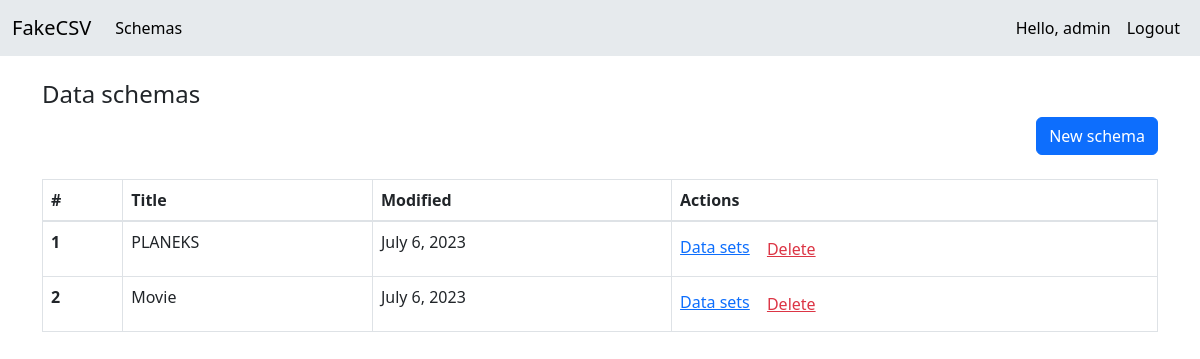
/data-schemas (signed in), run on an earlier commit of the app's database.
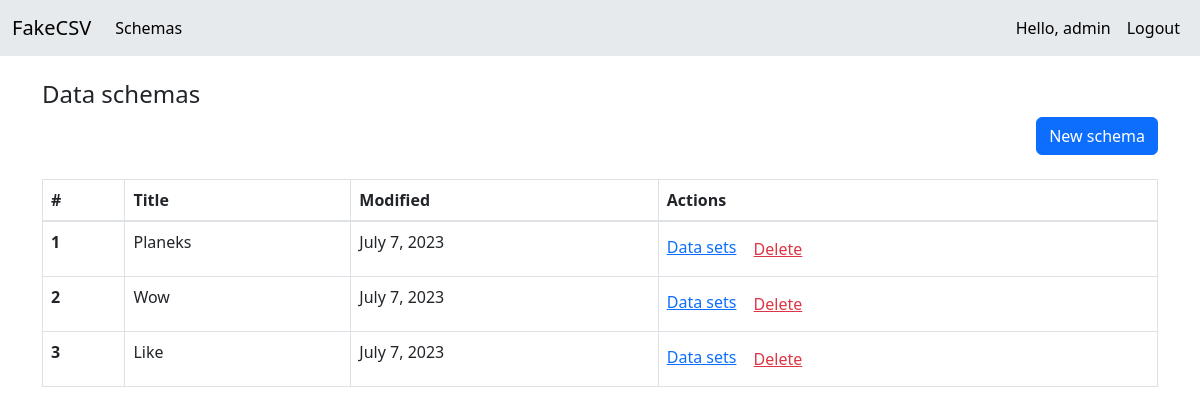
And on a later commit of the database.
### CSV_converter/models.py (models this page shows, shortened)
class Schema(models.Model):
    name = models.CharField(max_length=255)
    column_separator = models.CharField(max_length=255)
    string_character = models.CharField(max_length=255)
    modified = models.DateField(auto_now=True)

### CSV_converter/views.py (the view, shortened to what this page needs)
# urls.py: path('data-schemas', views.data_schemas, name='data_schemas'),
@login_required
def data_schemas(request):
    data_schemas = Schema.objects.all()
    data_schemas_dict = {'schemas': data_schemas}
    return render(request, "data_schemas.html", data_schemas_dict)

### CSV_converter/templates/data_schemas.html (shortened to what this page needs)
{% extends 'base.html' %}
{% block content %}
    <h4>Data schemas</h4>
    <div class="d-grid gap-2 d-md-flex justify-content-md-end">
        <a class="btn btn-primary" href="{% url 'new_schema' %}" role="button">New schema</a>
    </div>
    <br>
    <table class="table table-bordered">
        <thead>
        <tr>
            <th scope="col">#</th>
            <th scope="col">Title</th>
            <th scope="col">Modified</th>
            <th scope="col">Actions</th>
        </tr>
        </thead>
        <tbody>
            <form method="post">
                {% for schema in schemas %}
                <tr id="schema-row-{{ schema.id }}">
                    <th scope="row">{{ forloop.counter }}</th>
                    <td name="title">{{ schema.name }}</td>
                    <td>{{ schema.modified }}</td>
                    <td>
                        <a href="{% url 'data_sets' name=schema.name %}">Data sets</a>
                        <button class="btn btn-link text-danger delete-schema-btn" data-schema-id="{{ schema.id }}" type="button">Delete</button>
                    </td>
                </tr>
                {% endfor %}
            </form>
        </tbody>
    </table>
{% endblock %}

### CSV_converter/templates/base.html (shortened to what this page needs)
{% load static %}
<!DOCTYPE html>
<html lang="en">
<head>
    <link rel="stylesheet" href="https://stackpath.bootstrapcdn.com/bootstrap/4.5.0/css/bootstrap.min.css"
>
    <link href="https://cdn.jsdelivr.net/npm/bootstrap@5.3.0/dist/css/bootstrap.min.css" rel="stylesheet">
</head>
<body class="override">
  <nav class="navbar navbar-expand-lg sticky-top" style="background-color: #e6eaed;" role="navigation">
      <div class="container-fluid">
        <span class="navbar-brand mb-0 h1">FakeCSV</span>
        <div class="collapse navbar-collapse" id="navbarSupportedContent">
          <ul class="navbar-nav me-auto mb-2 mb-lg-0">
            <li class="nav-item">
              <a class="nav-link active" aria-current="page" href="{% url 'data_schemas' %}">Schemas</a>
            </li>
          </ul>
          <ul class="navbar-nav ml-auto">
              <li class="nav-item">
                  <a class="nav-link active" aria-current="page" href="#">Hello, {{ user.username }}</a>
              </li>
              <li class="nav-item">
                  <a class="nav-link active" aria-current="page" href="{% url 'logout' %}">Logout</a>
              </li>
          </ul>
        </div>
      </div>
  </nav>
  <br>
  <main role="main">
    <div class="container">
      {% block content %}{% endblock %}
    </div>
  </main>
</body>
</html>

What changed in the data, as far as the page shows it:
removed Schema: name "PLANEKS", modified "July 6, 2023"
removed Schema: name "Movie", modified "July 6, 2023"
added Schema: name "Planeks", modified "July 7, 2023"
added Schema: name "Wow", modified "July 7, 2023"
added Schema: name "Like", modified "July 7, 2023"
